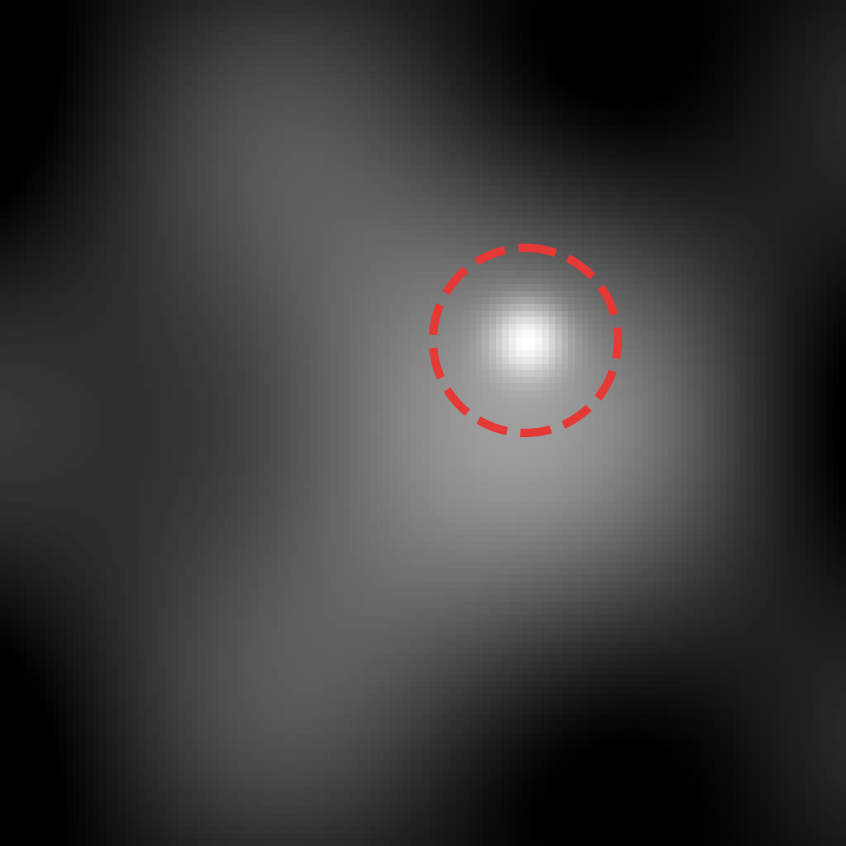
#> input picture figures/ref_stroke_crop.png, 846 x 846 px
$ python generate_fig1_redrawn.py
#> lines starting #> are read from the running program, lines starting #| are printed output that depends on the picture
import os
import numpy as np
import matplotlib.pyplot as plt
import matplotlib.patches as patches
from matplotlib.offsetbox import OffsetImage, AnnotationBbox
from PIL import Image

# Professional IEEE publication typography
plt.rcParams.update({
    'font.size': 10,
    'axes.labelsize': 10.5,
    'axes.titlesize': 11.0,
    'xtick.labelsize': 9.0,
    'ytick.labelsize': 9.0,
    'legend.fontsize': 8.0,
    'font.family': 'sans-serif'
})

fig = plt.figure(figsize=(15.8, 4.6), dpi=300)
gs = fig.add_gridspec(1, 3, width_ratios=[1.25, 1.0, 1.0], wspace=0.26, left=0.03, right=0.98, top=0.90, bottom=0.12)

ax1 = fig.add_subplot(gs[0, 0])
ax2 = fig.add_subplot(gs[0, 1])
ax3 = fig.add_subplot(gs[0, 2])

# =========================================================================
# PANEL (A): CLINICAL TELE-RADIOLOGY QOS PARADOX (IEEE SCHEMATIC)
# =========================================================================
ax1.set_xlim(0, 100)
ax1.set_ylim(0, 100)
ax1.axis('off')
ax1.set_title('(a) Clinical Tele-Radiology QoS Paradox', fontweight='bold', fontsize=11, pad=12)

fig_dir = os.path.dirname(os.path.abspath(__file__))
img_ref = Image.open(os.path.join(fig_dir, 'ref_stroke_crop.png')).convert('RGB')
img_recon = Image.open(os.path.join(fig_dir, 'recon_erased_crop.png')).convert('RGB')
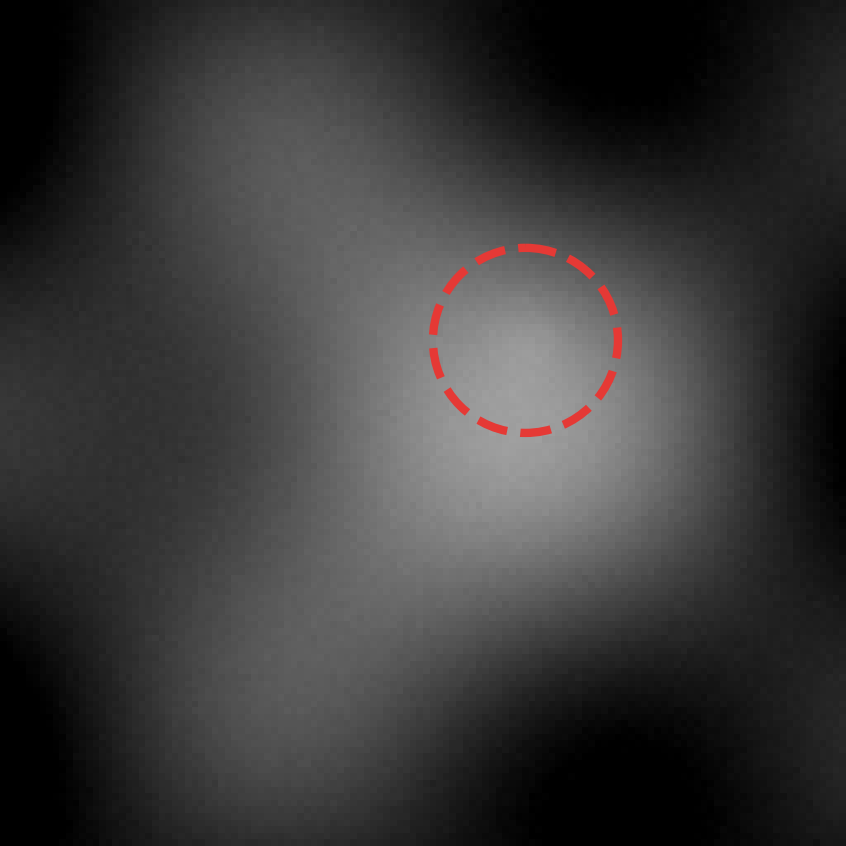
#> input picture figures/recon_erased_crop.png, 846 x 846 px

img_ref = img_ref.resize((240, 240), Image.Resampling.LANCZOS)
#> img_ref: PIL image 240x240 RGB
img_recon = img_recon.resize((240, 240), Image.Resampling.LANCZOS)
#> img_recon: PIL image 240x240 RGB

# ----------------- TOP SYSTEM FLOW [y in 37 to 98] -----------------
# 1. Transmitter Block [x in 1.5 to 33.5] (width 32.0, center 17.5)
card_tx = patches.Rectangle((1.5, 37.0), 32.0, 60.5,
                            facecolor='#f8fafc', edgecolor='#cbd5e1', linewidth=1.0)
ax1.add_patch(card_tx)
hdr_tx = patches.Rectangle((1.5, 91.0), 32.0, 6.5,
                           facecolor='#1e293b', edgecolor='none')
ax1.add_patch(hdr_tx)
ax1.text(17.5, 94.25, "TRANSMITTER (MSU)", ha='center', va='center',
         fontsize=6.6, fontweight='bold', color='#ffffff')

im_box_ref = OffsetImage(img_ref, zoom=0.275)
ab_ref = AnnotationBbox(im_box_ref, (17.5, 68.0), frameon=True,
                        bboxprops=dict(edgecolor='#0284c7', facecolor='black', lw=1.2, boxstyle='square,pad=0.08'))
ax1.add_artist(ab_ref)

ax1.text(17.5, 47.0, r"$\mathbf{X}$ (Reference Scan)", ha='center', va='center',
         fontsize=7.2, fontweight='bold', color='#0f172a')
ax1.text(17.5, 42.0, "(Acute 5.8 mm Stroke)", ha='center', va='center',
         fontsize=6.5, fontstyle='italic', color='#475569')

# 2. Channel Block [x in 39.5 to 60.5] (width 21.0, center 50.0)
chan_box = patches.Rectangle((39.5, 47.0), 21.0, 42.0,
                             facecolor='#ffffff', edgecolor='#0284c7', linewidth=1.1)
ax1.add_patch(chan_box)

chan_hdr = patches.Rectangle((39.5, 81.5), 21.0, 7.5,
                             facecolor='#0284c7', edgecolor='none')
ax1.add_patch(chan_hdr)
ax1.text(50.0, 85.25, "5G NR Uplink", ha='center', va='center',
         fontsize=7.0, fontweight='bold', color='#ffffff')

ax1.text(50.0, 74.5, r"$\mathbf{R = 8\times}$", ha='center', va='center',
         fontsize=9.0, fontweight='bold', color='#0369a1')
ax1.text(50.0, 66.5, r"$-87.5\%$ Bits", ha='center', va='center',
         fontsize=7.0, fontweight='bold', color='#1e293b')
ax1.text(50.0, 58.5, "In-Transit $k$-Space", ha='center', va='center',
         fontsize=6.3, fontstyle='italic', color='#64748b')
ax1.text(50.0, 52.5, "Undersampling", ha='center', va='center',
         fontsize=6.3, fontstyle='italic', color='#64748b')

# Forward arrows: length 6.0 units each, clear, bold, distinct
ax1.annotate('', xy=(39.5, 68.0), xytext=(33.5, 68.0),
             arrowprops=dict(arrowstyle="-|>", color='#0284c7', lw=2.0, mutation_scale=12))
ax1.annotate('', xy=(66.5, 68.0), xytext=(60.5, 68.0),
             arrowprops=dict(arrowstyle="-|>", color='#0284c7', lw=2.0, mutation_scale=12))

# 3. Receiver Block [x in 66.5 to 98.5] (width 32.0, center 82.5)
card_rx = patches.Rectangle((66.5, 37.0), 32.0, 60.5,
                            facecolor='#f8fafc', edgecolor='#cbd5e1', linewidth=1.0)
ax1.add_patch(card_rx)
hdr_rx = patches.Rectangle((66.5, 91.0), 32.0, 6.5,
                           facecolor='#0f172a', edgecolor='none')
ax1.add_patch(hdr_rx)
ax1.text(82.5, 94.25, "RECEIVER (Hospital Edge AI)", ha='center', va='center',
         fontsize=6.0, fontweight='bold', color='#ffffff')

im_box_recon = OffsetImage(img_recon, zoom=0.275)
ab_recon = AnnotationBbox(im_box_recon, (82.5, 68.0), frameon=True,
                          bboxprops=dict(edgecolor='#dc2626', facecolor='black', lw=1.2, boxstyle='square,pad=0.08'))
ax1.add_artist(ab_recon)

ax1.text(82.5, 47.0, r"$\hat{\mathbf{X}}$ (Reconstructed Scan)", ha='center', va='center',
         fontsize=7.2, fontweight='bold', color='#991b1b')
ax1.text(82.5, 42.0, "(Pathology Silently Erased)", ha='center', va='center',
         fontsize=6.5, fontweight='bold', color='#dc2626')

# ----------------- BOTTOM AUDIT MATRIX [y in 2 to 34] -----------------
card_audit = patches.Rectangle((1.5, 2.0), 97.0, 32.5,
                               facecolor='#ffffff', edgecolor='#cbd5e1', linewidth=1.0)
ax1.add_patch(card_audit)

hdr_audit = patches.Rectangle((1.5, 27.5), 97.0, 7.0,
                              facecolor='#1e293b', edgecolor='none')
ax1.add_patch(hdr_audit)
ax1.text(50.0, 31.0, "MULTI-DOMAIN RECONSTRUCTION AUDIT vs. CLINICAL GROUND TRUTH",
         ha='center', va='center', fontsize=7.0, fontweight='bold', color='#ffffff')

# Three clean inspection cells
# Col 1: Image Gate [x in 3.0 to 33.5]
box_gate1 = patches.Rectangle((3.0, 4.0), 30.5, 21.5,
                              facecolor='#f0fdf4', edgecolor='#86efac', linewidth=0.8)
ax1.add_patch(box_gate1)
ax1.text(18.25, 22.0, "Image-Domain QoS Gate", ha='center', va='center',
         fontsize=6.8, fontweight='bold', color='#166534')
ax1.text(18.25, 17.0, r"$|\Delta\mathrm{PSNR}| = 0.031\,\mathrm{dB} < 0.1\,\mathrm{dB}$", ha='center', va='center',
         fontsize=6.3, color='#334155')

badge_pass1 = patches.Rectangle((5.5, 6.0), 25.5, 8.5,
                                facecolor='#dcfce7', edgecolor='#4ade80', linewidth=0.6)
ax1.add_patch(badge_pass1)
ax1.text(18.25, 11.2, "PASSED", ha='center', va='center',
         fontsize=7.2, fontweight='bold', color='#15803d')
ax1.text(18.25, 7.8, "(Normal Brain Appearance)", ha='center', va='center',
         fontsize=5.8, color='#166534')

# Col 2: Residual Gate [x in 34.75 to 65.25]
box_gate2 = patches.Rectangle((34.75, 4.0), 30.5, 21.5,
                              facecolor='#f0fdf4', edgecolor='#86efac', linewidth=0.8)
ax1.add_patch(box_gate2)
ax1.text(50.0, 22.0, r"Residual Gate ($\|\mathbf{A}\hat{\mathbf{X}} - \mathbf{Y}\|_2$)", ha='center', va='center',
         fontsize=6.8, fontweight='bold', color='#166534')
ax1.text(50.0, 17.0, r"$\Delta\mathrm{Res} < 10^{-8} < \sigma_\eta$", ha='center', va='center',
         fontsize=6.3, color='#334155')

badge_pass2 = patches.Rectangle((37.25, 6.0), 25.5, 8.5,
                                facecolor='#dcfce7', edgecolor='#4ade80', linewidth=0.6)
ax1.add_patch(badge_pass2)
ax1.text(50.0, 11.2, "PASSED", ha='center', va='center',
         fontsize=7.2, fontweight='bold', color='#15803d')
ax1.text(50.0, 7.8, "(Within Scanner Noise Floor)", ha='center', va='center',
         fontsize=5.8, color='#166534')

# Col 3: Clinical Ground Truth [x in 66.5 to 97.0]
box_gate3 = patches.Rectangle((66.5, 4.0), 30.5, 21.5,
                              facecolor='#fef2f2', edgecolor='#fca5a5', linewidth=0.8)
ax1.add_patch(box_gate3)
ax1.text(81.75, 22.0, "Clinical Task Ground Truth", ha='center', va='center',
         fontsize=6.8, fontweight='bold', color='#991b1b')
ax1.text(81.75, 17.0, r"CHO Score: $z = 1.05 < z_{\mathrm{crit}} = 1.5$", ha='center', va='center',
         fontsize=6.3, color='#334155')

badge_fail = patches.Rectangle((69.0, 6.0), 25.5, 8.5,
                               facecolor='#fee2e2', edgecolor='#f87171', linewidth=0.6)
ax1.add_patch(badge_fail)
ax1.text(81.75, 11.2, "FAILED AUDIT", ha='center', va='center',
         fontsize=7.2, fontweight='bold', color='#b91c1c')
ax1.text(81.75, 7.8, "(Silent Stroke Erasure)", ha='center', va='center',
         fontsize=5.8, fontweight='bold', color='#991b1b')

# =========================================================================
# PANEL (B): ANALYTICAL PSNR SENSITIVITY BLINDSPOT
# =========================================================================
diameters = np.linspace(1.5, 12.0, 300)
volumes = (np.pi / 6.0) * (diameters ** 3)
voxel_vol = 2.45
N_total = 1638400.0
f_frac = (volumes / voxel_vol) / N_total

r_configs = [
    (20, '#16a34a', '-', 'Error Ratio $r = 20$', 1.8),
    (50, '#2563eb', '--', 'Error Ratio $r = 50$', 2.0),
    (100, '#d97706', '-.', 'Error Ratio $r = 100$', 2.2),
    (200, '#dc2626', ':', 'Error Ratio $r = 200$', 2.4)
]

ax2.axhspan(0.0, 0.05, facecolor='#fee2e2', alpha=0.7, edgecolor='none', label=r'Imperceptible Shift ($< 0.05\,$dB)')
ax2.axhline(0.10, color='#64748b', linestyle=':', linewidth=1.5, label=r'Benchmark Margin ($0.1\,$dB)')

for r_val, color, ls, label, lw in r_configs:
    d_psnr = 10.0 * np.log10(1.0 + f_frac * (r_val - 1.0))
    ax2.plot(diameters, d_psnr, color=color, linestyle=ls, linewidth=lw, label=label)

d_stroke = 5.8
v_stroke = (np.pi / 6.0) * (d_stroke ** 3)
f_stroke = (v_stroke / voxel_vol) / N_total
psnr_stroke = 10.0 * np.log10(1.0 + f_stroke * (200.0 - 1.0))

ax2.plot(d_stroke, psnr_stroke, marker='o', markersize=7.5, color='#dc2626', markeredgecolor='#1e293b', markeredgewidth=1.2)
ax2.annotate('Acute 5.8 mm Stroke\n($|\\Delta\\mathrm{PSNR}| = 0.031\\,$dB)',
             xy=(d_stroke, psnr_stroke), xytext=(2.2, 0.12),
             arrowprops=dict(facecolor='#dc2626', edgecolor='#1e293b', arrowstyle="-|>", lw=1.5, mutation_scale=10),
             bbox=dict(boxstyle="square,pad=0.35", fc="#fef2f2", ec="#f87171", lw=1.0),
             fontsize=8.0, fontweight='bold', color='#991b1b')

ax2.set_xlim(1.5, 12.0)
ax2.set_ylim(0.0, 0.22)
ax2.set_xlabel('Lesion Diameter (mm)', fontweight='bold')
ax2.set_ylabel(r'Global PSNR Shift $|\Delta\mathrm{PSNR}|$ (dB)', fontweight='bold')
ax2.set_title('(b) Image-Domain Metric Insensitivity\n(Analytical shift diluted by volume)', fontweight='bold', fontsize=10.5)
ax2.grid(True, linestyle=':', alpha=0.55)
ax2.legend(loc='upper right', framealpha=0.95, fontsize=7.8)

# =========================================================================
# PANEL (C): SVD SINGULAR VALUE SPECTRUM & NUMERICAL NULL SPACE
# =========================================================================
svd_indices = np.arange(1, 1001)
sigma_R4 = np.maximum(np.exp(-0.0055 * svd_indices), 1e-4)
sigma_R8 = np.maximum(np.exp(-0.0135 * svd_indices), 1e-4)
sigma_eta = 0.01

ax3.axhspan(1e-4, sigma_eta, facecolor='#f1f5f9', alpha=0.9, edgecolor='none')
ax3.axhline(sigma_eta, color='#0f172a', linestyle='--', linewidth=1.6, label=r'Scanner Noise Floor $\sigma_\eta = 10^{-2}$')

ax3.plot(svd_indices, sigma_R4, color='#2563eb', linewidth=2.2, label='Acquisition $R = 4$')
ax3.plot(svd_indices, sigma_R8, color='#dc2626', linewidth=2.2, label='Acquisition $R = 8$')

ax3.text(620, 5e-4, "NUMERICAL NULL SPACE\n" + r"($\|\mathbf{A}\boldsymbol{\delta}\|_2 < \sigma_\eta$ Noise Floor)",
         ha='center', va='center', fontsize=8.0, fontweight='bold', color='#475569',
         bbox=dict(boxstyle="square,pad=0.35", fc="#ffffff", ec="#cbd5e1", lw=0.9, alpha=0.95))

ax3.annotate('Focal Pathology Energy\nSuppressed Here ($R = 8$)',
             xy=(340, 0.01), xytext=(180, 0.05),
             arrowprops=dict(facecolor='#dc2626', edgecolor='#1e293b', arrowstyle="-|>", lw=1.5, mutation_scale=10),
             bbox=dict(boxstyle="square,pad=0.35", fc="#fef2f2", ec="#f87171", lw=1.0),
             fontsize=8.0, fontweight='bold', color='#991b1b')

ax3.set_yscale('log')
ax3.set_xlim(1, 1000)
ax3.set_ylim(1e-4, 1.2)
ax3.set_xlabel('SVD Component Index $i$', fontweight='bold')
ax3.set_ylabel(r'Singular Value $\sigma_i$ (Log Scale)', fontweight='bold')
ax3.set_title('(c) Measurement-Domain Null Space\n(Missing frequencies enter null space)', fontweight='bold', fontsize=10.5)
ax3.grid(True, linestyle=':', alpha=0.55, which='both')
ax3.legend(loc='upper right', framealpha=0.95, fontsize=8.0)

# Export high-res PDF and PNG
out_pdf = os.path.join(fig_dir, 'fig1_dual_blindspot.pdf')
out_png = os.path.join(fig_dir, 'fig1_dual_blindspot.png')

plt.savefig(out_pdf, format='pdf', dpi=300)
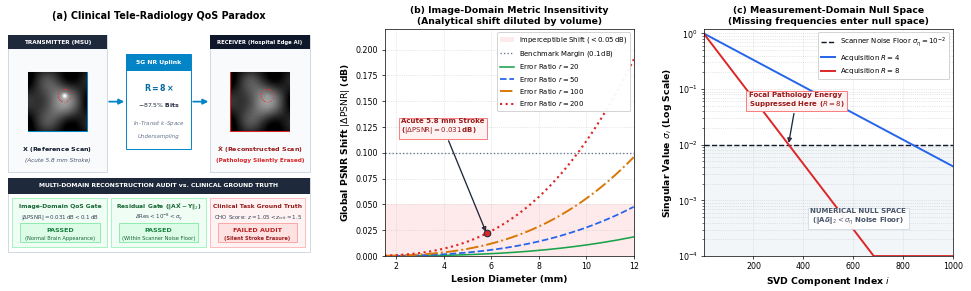
#> figure drawn by matplotlib, 3 panels; panel 2: curve peaks at x = 12, y = 0.0186; panel 2: curve peaks at x = 12, y = 0.0477; panel 3: curve peaks at x = 1, y = 0.995; panel 3: curve peaks at x = 1, y = 0.987
plt.savefig(out_png, format='png', dpi=300)
plt.close()
print("Saved publication-grade Figure 1 to:")
print(" -", out_pdf)
print(" -", out_png)
